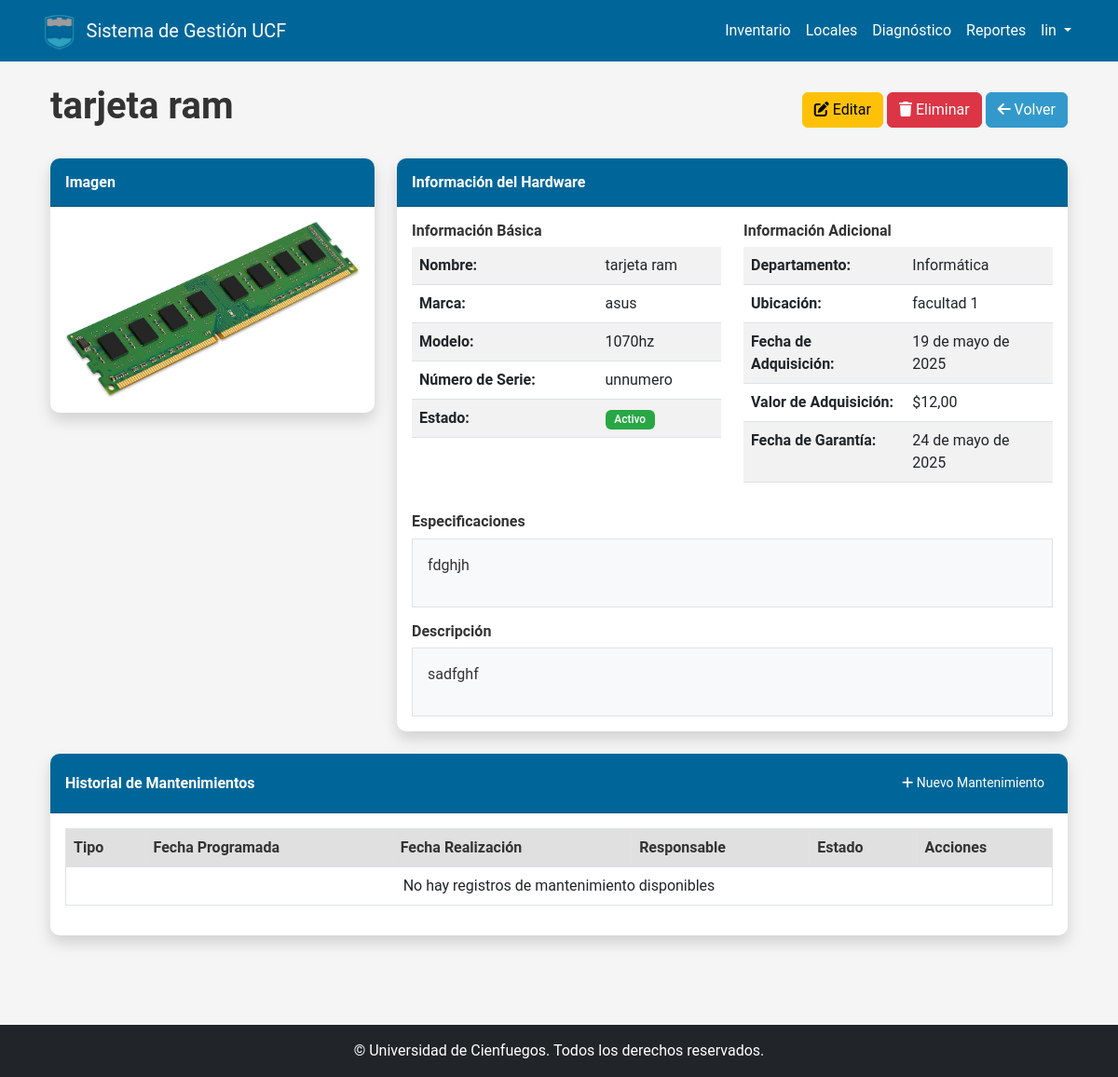
The page /inventario/hardware/2/ (signed in) on the database as committed earlier.
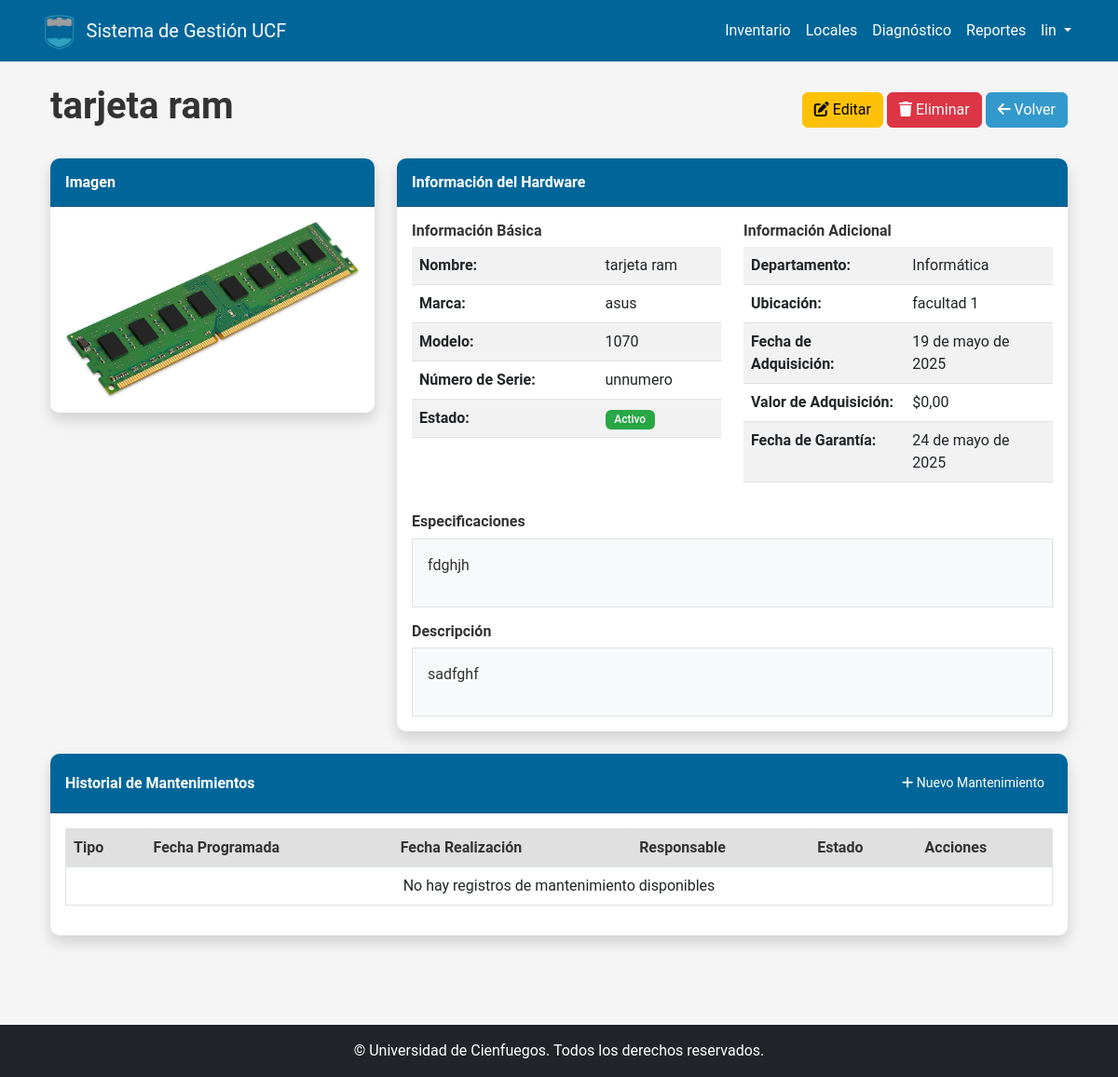
The same page on the database as committed later.
### inventario/models.py (models this page shows, shortened)
class Hardware(models.Model):
    activo = models.OneToOneField(
        Activo, on_delete=models.CASCADE, primary_key=True)
    marca = models.CharField(max_length=100)
    modelo = models.CharField(max_length=100)
    numero_serie = models.CharField(max_length=100, unique=True)
    especificaciones = models.TextField(blank=True, null=True)
    fecha_garantia = models.DateField(blank=True, null=True)
    periodicidad_mantenimiento = models.IntegerField(
        help_text="Periodicidad en días", default=180)
    class Meta:
        verbose_name = "Hardware"
        verbose_name_plural = "Hardware"

class Activo(models.Model):
    TIPO_CHOICES = [
        ('hardware', 'Hardware'),
        ('software', 'Software'),
    ]
    ESTADO_CHOICES = [
        ('activo', 'Activo'),
        ('en_mantenimiento', 'En Mantenimiento'),
        ('obsoleto', 'Obsoleto'),
        ('baja', 'De Baja'),
    ]
    tipo = models.CharField(max_length=20, choices=TIPO_CHOICES)
    nombre = models.CharField(max_length=200)
    descripcion = models.TextField(blank=True, null=True)
    fecha_adquisicion = models.DateField()
    valor_adquisicion = models.DecimalField(max_digits=10, decimal_places=2)
    estado = models.CharField(
        max_length=20, choices=ESTADO_CHOICES, default='activo')
    departamento = models.ForeignKey(
        Departamento, on_delete=models.CASCADE, related_name='activos')
    ubicacion = models.CharField(max_length=100, blank=True, null=True)
    imagen = models.ImageField(upload_to='activos/', blank=True, null=True)
    fecha_baja = models.DateField(blank=True, null=True)
    motivo_baja = models.TextField(blank=True, null=True)
    fecha_creacion = models.DateTimeField(auto_now_add=True)
    fecha_actualizacion = models.DateTimeField(auto_now=True)
    creado_por = models.ForeignKey(
        User, on_delete=models.SET_NULL, null=True, related_name='activos_creados')
    actualizado_por = models.ForeignKey(
        User, on_delete=models.SET_NULL, null=True, related_name='activos_actualizados')
    class Meta:
        verbose_name = "Activo"
        verbose_name_plural = "Activos"
        ordering = ['-fecha_adquisicion']

### usuarios/models.py (models this page shows, shortened)
class Departamento(models.Model):
    nombre = models.CharField(max_length=100)
    descripcion = models.TextField(blank=True, null=True)
    ubicacion = models.CharField(max_length=100, blank=True, null=True)
    responsable = models.ForeignKey(
        User, on_delete=models.SET_NULL, null=True, related_name='departamentos_a_cargo')
    class Meta:
        verbose_name = "Departamento"
        verbose_name_plural = "Departamentos"

### inventario/views.py (the view)
# urls.py: path('hardware/<int:pk>/', views.hardware_detail, name='hardware_detail'),
@login_required
def hardware_detail(request, pk):
    hardware = get_object_or_404(Hardware, activo_id=pk)
    LogActividad.objects.create(
        usuario=request.user,
        accion=f"Consulta de hardware: {hardware.activo.nombre}",
        detalles=f"Hardware {hardware.marca} {hardware.modelo} con número de serie {hardware.numero_serie}"
    )
    return render(request, 'inventario/hardware_detail.html', {'hardware': hardware})

### templates/inventario/hardware_detail.html (shortened to what the changed rows need)
{% extends 'base/base.html' %}
{% block content %}
<div class="container">
    <div class="d-flex justify-content-between align-items-center mb-4">
        <h1>{{ hardware.activo.nombre }}</h1>
        <div>
            <a href="{% url 'hardware_edit' pk=hardware.activo.id %}" class="btn btn-warning">
            </a>
            <a href="{% url 'hardware_delete' pk=hardware.activo.id %}" class="btn btn-danger">
            </a>
            <a href="{% url 'hardware_list' %}" class="btn btn-secondary">
            </a>
        </div>
    </div>
    <div class="row">
        <div class="col-md-4">
            <div class="card shadow mb-4">
                <div class="card-body text-center">
                    {% if hardware.activo.imagen %}
                        <img src="{{ hardware.activo.imagen.url }}" alt="{{ hardware.activo.nombre }}" class="img-fluid">
                    {% else %}
                        <img src="/static/img/hardware-default.png" alt="Imagen por defecto" class="img-fluid">
                    {% endif %}
                </div>
            </div>
        </div>
        <div class="col-md-8">
            <div class="card shadow mb-4">
                <div class="card-body">
                    <div class="row">
                        <div class="col-md-6">
                            <table class="table table-striped">
                                <tr>
                                    <th>Nombre:</th>
                                    <td>{{ hardware.activo.nombre }}</td>
                                </tr>
                                <tr>
                                    <th>Marca:</th>
                                    <td>{{ hardware.marca }}</td>
                                </tr>
                                <tr>
                                    <th>Modelo:</th>
                                    <td>{{ hardware.modelo }}</td>
                                </tr>
                                <tr>
                                    <th>Número de Serie:</th>
                                    <td>{{ hardware.numero_serie }}</td>
                                </tr>
                                <tr>
                                    <th>Estado:</th>
                                </tr>
                            </table>
                        </div>
                        <div class="col-md-6">
                            <table class="table table-striped">
                                <tr>
                                    <th>Departamento:</th>
                                    <td>{{ hardware.activo.departamento.nombre }}</td>
                                </tr>
                                <tr>
                                    <th>Ubicación:</th>
                                    <td>{{ hardware.activo.ubicacion|default:"No especificada" }}</td>
                                </tr>
                                <tr>
                                    <th>Fecha de Adquisición:</th>
                                    <td>{{ hardware.activo.fecha_adquisicion }}</td>
                                </tr>
                                <tr>
                                    <th>Valor de Adquisición:</th>
                                    <td>${{ hardware.activo.valor_adquisicion }}</td>
                                </tr>
                                <tr>
                                    <th>Fecha de Garantía:</th>
                                    <td>{{ hardware.fecha_garantia|default:"No especificada" }}</td>
                                </tr>
                            </table>
                        </div>
                    </div>
                    <div class="row mt-3">
                        <div class="col-12">
                            <div class="border p-3 bg-light">
                                {{ hardware.especificaciones|default:"No hay especificaciones disponibles"|linebreaks }}
                            </div>
                        </div>
                    </div>
                    <div class="row mt-3">
                        <div class="col-12">
                            <div class="border p-3 bg-light">
                                {{ hardware.activo.descripcion|default:"No hay descripción disponible"|linebreaks }}
                            </div>
                        </div>
                    </div>
                </div>
            </div>
        </div>
    </div>
    <div class="row">
        <div class="col-12">
            <div class="card shadow mb-4">
                <div class="card-body">
                    <div class="table-responsive">
                        <table class="table table-bordered table-hover" width="100%" cellspacing="0">
                            <thead>
                                <tr>
                                    <th>Tipo</th>
                                    <th>Fecha Programada</th>
                                    <th>Fecha Realización</th>
                                    <th>Responsable</th>
                                    <th>Estado</th>
                                    <th>Acciones</th>
                                </tr>
                            </thead>
                        </table>
                    </div>
                </div>
            </div>
        </div>
    </div>
</div>
{% endblock %}

Rows that differ between the two databases and show on the page:
changed Hardware "asus": modelo "1070hz" → "1070"; activo.valor_adquisicion "12,00" → "0,00"
